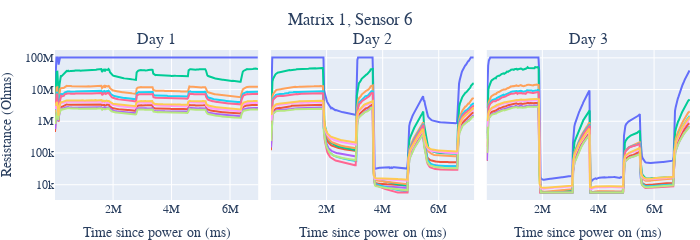

Source (notebook cell):
### Code cell
matrix = 1
sensor = 6
fig = make_subplots(rows=1, cols=3, 
                    shared_yaxes=True,
                    horizontal_spacing=0.02,
                    subplot_titles=("Day 1", 
                                    "Day 2", 
                                    "Day 3"))
day = 1
for heater_idx in range(10):
    heater_data = sensor_data[f"day{day}"][f"mat{matrix}"][sensor][heater_idx]
    fig.add_trace(go.Scatter(x=heater_data["Time Since PowerOn"].values,
                             y=heater_data["Resistance Gassensor"].values,
                             mode="lines",
                             name=f"H.S. {heater_idx}",
                             legendgroup=f"H.S. {heater_idx}",
                             showlegend=False),
                  row=1, col=1)

day = 2
for heater_idx in range(10):
    heater_data = sensor_data[f"day{day}"][f"mat{matrix}"][sensor][heater_idx]
    fig.add_trace(go.Scatter(x=heater_data["Time Since PowerOn"].values,
                             y=heater_data["Resistance Gassensor"].values,
                             mode="lines",
                             name=f"H.S. {heater_idx}",
                             legendgroup=f"H.S. {heater_idx}",
                             showlegend=False),
                  row=1, col=2)

day = 3
for heater_idx in range(10):
    heater_data = sensor_data[f"day{day}"][f"mat{matrix}"][sensor][heater_idx]
    fig.add_trace(go.Scatter(x=heater_data["Time Since PowerOn"].values,
                             y=heater_data["Resistance Gassensor"].values,
                             mode="lines",
                             name=f"H.S. {heater_idx}",
                             legendgroup=f"H.S. {heater_idx}",
                             showlegend=False),
                  row=1, col=3)

fig.update_yaxes(title_text="Resistance (Ohms)", row=1, col=1, type="log")
fig.update_yaxes(row=1, col=2, type="log")
fig.update_yaxes(row=1, col=3, type="log")

fig.update_xaxes(title_text="Time since power on (ms)", row=1, col=1)
fig.update_xaxes(title_text="Time since power on (ms)", row=1, col=2)
fig.update_xaxes(title_text="Time since power on (ms)", row=1, col=3)


fig.update_layout(height=200, width=700,
                  title_x=0.5,
                  font_family="Times New Roman",
                  title_font_family="Times New Roman",
                  title=dict(text=f"Matrix 1, Sensor {sensor}", pad=dict(t=0, r=0, b=10, l=0)),
                  margin=dict(t=50, r=10, b=0, l=0))

fig.write_image(f"Days_1_3_Mat_1_Sensor_6.pdf")
fig.show()

### Figure 1 — Plotly figure (JSON) as saved in the notebook; plotly's stock layout.template omitted (floating-point values rounded to 4 significant figures; data arrays with more than 128 entries replaced by an {"elided": "..."} marker saying what was removed)
{"data": [{"legendgroup": "H.S. 0", "mode": "lines", "name": "H.S. 0", "showlegend": false, "type": "scatter", "x": {"elided": "282 int values"}, "xaxis": "x", "y": {"elided": "282 int values"}, "yaxis": "y"}, {"legendgroup": "H.S. 1", "mode": "lines", "name": "H.S. 1", "showlegend": false, "type": "scatter", "x": {"elided": "282 int values"}, "xaxis": "x", "y": {"elided": "282 float values"}, "yaxis": "y"}, {"legendgroup": "H.S. 2", "mode": "lines", "name": "H.S. 2", "showlegend": false, "type": "scatter", "x": {"elided": "282 int values"}, "xaxis": "x", "y": {"elided": "282 float values"}, "yaxis": "y"}, {"legendgroup": "H.S. 3", "mode": "lines", "name": "H.S. 3", "showlegend": false, "type": "scatter", "x": {"elided": "282 int values"}, "xaxis": "x", "y": {"elided": "282 float values"}, "yaxis": "y"}, {"legendgroup": "H.S. 4", "mode": "lines", "name": "H.S. 4", "showlegend": false, "type": "scatter", "x": {"elided": "282 int values"}, "xaxis": "x", "y": {"elided": "282 float values"}, "yaxis": "y"}, {"legendgroup": "H.S. 5", "mode": "lines", "name": "H.S. 5", "showlegend": false, "type": "scatter", "x": {"elided": "282 int values"}, "xaxis": "x", "y": {"elided": "282 float values"}, "yaxis": "y"}, {"legendgroup": "H.S. 6", "mode": "lines", "name": "H.S. 6", "showlegend": false, "type": "scatter", "x": {"elided": "282 int values"}, "xaxis": "x", "y": {"elided": "282 float values"}, "yaxis": "y"}, {"legendgroup": "H.S. 7", "mode": "lines", "name": "H.S. 7", "showlegend": false, "type": "scatter", "x": {"elided": "282 int values"}, "xaxis": "x", "y": {"elided": "282 float values"}, "yaxis": "y"}, {"legendgroup": "H.S. 8", "mode": "lines", "name": "H.S. 8", "showlegend": false, "type": "scatter", "x": {"elided": "282 int values"}, "xaxis": "x", "y": {"elided": "282 float values"}, "yaxis": "y"}, {"legendgroup": "H.S. 9", "mode": "lines", "name": "H.S. 9", "showlegend": false, "type": "scatter", "x": {"elided": "281 int values"}, "xaxis": "x", "y": {"elided": "281 float values"}, "yaxis": "y"}, {"legendgroup": "H.S. 0", "mode": "lines", "name": "H.S. 0", "showlegend": false, "type": "scatter", "x": {"elided": "294 int values"}, "xaxis": "x2", "y": {"elided": "294 float values"}, "yaxis": "y2"}, {"legendgroup": "H.S. 1", "mode": "lines", "name": "H.S. 1", "showlegend": false, "type": "scatter", "x": {"elided": "294 int values"}, "xaxis": "x2", "y": {"elided": "294 float values"}, "yaxis": "y2"}, {"legendgroup": "H.S. 2", "mode": "lines", "name": "H.S. 2", "showlegend": false, "type": "scatter", "x": {"elided": "294 int values"}, "xaxis": "x2", "y": {"elided": "294 float values"}, "yaxis": "y2"}, {"legendgroup": "H.S. 3", "mode": "lines", "name": "H.S. 3", "showlegend": false, "type": "scatter", "x": {"elided": "294 int values"}, "xaxis": "x2", "y": {"elided": "294 float values"}, "yaxis": "y2"}, {"legendgroup": "H.S. 4", "mode": "lines", "name": "H.S. 4", "showlegend": false, "type": "scatter", "x": {"elided": "294 int values"}, "xaxis": "x2", "y": {"elided": "294 float values"}, "yaxis": "y2"}, {"legendgroup": "H.S. 5", "mode": "lines", "name": "H.S. 5", "showlegend": false, "type": "scatter", "x": {"elided": "294 int values"}, "xaxis": "x2", "y": {"elided": "294 float values"}, "yaxis": "y2"}, {"legendgroup": "H.S. 6", "mode": "lines", "name": "H.S. 6", "showlegend": false, "type": "scatter", "x": {"elided": "294 int values"}, "xaxis": "x2", "y": {"elided": "294 float values"}, "yaxis": "y2"}, {"legendgroup": "H.S. 7", "mode": "lines", "name": "H.S. 7", "showlegend": false, "type": "scatter", "x": {"elided": "294 int values"}, "xaxis": "x2", "y": {"elided": "294 float values"}, "yaxis": "y2"}, {"legendgroup": "H.S. 8", "mode": "lines", "name": "H.S. 8", "showlegend": false, "type": "scatter", "x": {"elided": "294 int values"}, "xaxis": "x2", "y": {"elided": "294 float values"}, "yaxis": "y2"}, {"legendgroup": "H.S. 9", "mode": "lines", "name": "H.S. 9", "showlegend": false, "type": "scatter", "x": {"elided": "294 int values"}, "xaxis": "x2", "y": {"elided": "294 float values"}, "yaxis": "y2"}, {"legendgroup": "H.S. 0", "mode": "lines", "name": "H.S. 0", "showlegend": false, "type": "scatter", "x": {"elided": "295 int values"}, "xaxis": "x3", "y": {"elided": "295 float values"}, "yaxis": "y3"}, {"legendgroup": "H.S. 1", "mode": "lines", "name": "H.S. 1", "showlegend": false, "type": "scatter", "x": {"elided": "295 int values"}, "xaxis": "x3", "y": {"elided": "295 float values"}, "yaxis": "y3"}, {"legendgroup": "H.S. 2", "mode": "lines", "name": "H.S. 2", "showlegend": false, "type": "scatter", "x": {"elided": "295 int values"}, "xaxis": "x3", "y": {"elided": "295 float values"}, "yaxis": "y3"}, {"legendgroup": "H.S. 3", "mode": "lines", "name": "H.S. 3", "showlegend": false, "type": "scatter", "x": {"elided": "295 int values"}, "xaxis": "x3", "y": {"elided": "295 float values"}, "yaxis": "y3"}, {"legendgroup": "H.S. 4", "mode": "lines", "name": "H.S. 4", "showlegend": false, "type": "scatter", "x": {"elided": "295 int values"}, "xaxis": "x3", "y": {"elided": "295 float values"}, "yaxis": "y3"}, {"legendgroup": "H.S. 5", "mode": "lines", "name": "H.S. 5", "showlegend": false, "type": "scatter", "x": {"elided": "295 int values"}, "xaxis": "x3", "y": {"elided": "295 float values"}, "yaxis": "y3"}, {"legendgroup": "H.S. 6", "mode": "lines", "name": "H.S. 6", "showlegend": false, "type": "scatter", "x": {"elided": "295 int values"}, "xaxis": "x3", "y": {"elided": "295 float values"}, "yaxis": "y3"}, {"legendgroup": "H.S. 7", "mode": "lines", "name": "H.S. 7", "showlegend": false, "type": "scatter", "x": {"elided": "295 int values"}, "xaxis": "x3", "y": {"elided": "295 float values"}, "yaxis": "y3"}, {"legendgroup": "H.S. 8", "mode": "lines", "name": "H.S. 8", "showlegend": false, "type": "scatter", "x": {"elided": "295 int values"}, "xaxis": "x3", "y": {"elided": "295 float values"}, "yaxis": "y3"}, {"legendgroup": "H.S. 9", "mode": "lines", "name": "H.S. 9", "showlegend": false, "type": "scatter", "x": {"elided": "295 int values"}, "xaxis": "x3", "y": {"elided": "295 float values"}, "yaxis": "y3"}], "layout": {"annotations": [{"font": {"size": 16}, "showarrow": false, "text": "Day 1", "x": 0.16, "xanchor": "center", "xref": "paper", "y": 1, "yanchor": "bottom", "yref": "paper"}, {"font": {"size": 16}, "showarrow": false, "text": "Day 2", "x": 0.5, "xanchor": "center", "xref": "paper", "y": 1, "yanchor": "bottom", "yref": "paper"}, {"font": {"size": 16}, "showarrow": false, "text": "Day 3", "x": 0.84, "xanchor": "center", "xref": "paper", "y": 1, "yanchor": "bottom", "yref": "paper"}], "font": {"family": "Times New Roman"}, "height": 200, "margin": {"b": 0, "l": 0, "r": 10, "t": 50}, "title": {"font": {"family": "Times New Roman"}, "pad": {"b": 10, "l": 0, "r": 0, "t": 0}, "text": "Matrix 1, Sensor 6", "x": 0.5}, "width": 700, "xaxis": {"anchor": "y", "domain": [0, 0.32], "title": {"text": "Time since power on (ms)"}}, "xaxis2": {"anchor": "y2", "domain": [0.34, 0.66], "title": {"text": "Time since power on (ms)"}}, "xaxis3": {"anchor": "y3", "domain": [0.68, 1], "title": {"text": "Time since power on (ms)"}}, "yaxis": {"anchor": "x", "domain": [0, 1], "title": {"text": "Resistance (Ohms)"}, "type": "log"}, "yaxis2": {"anchor": "x2", "domain": [0, 1], "matches": "y", "showticklabels": false, "type": "log"}, "yaxis3": {"anchor": "x3", "domain": [0, 1], "matches": "y", "showticklabels": false, "type": "log"}}}
